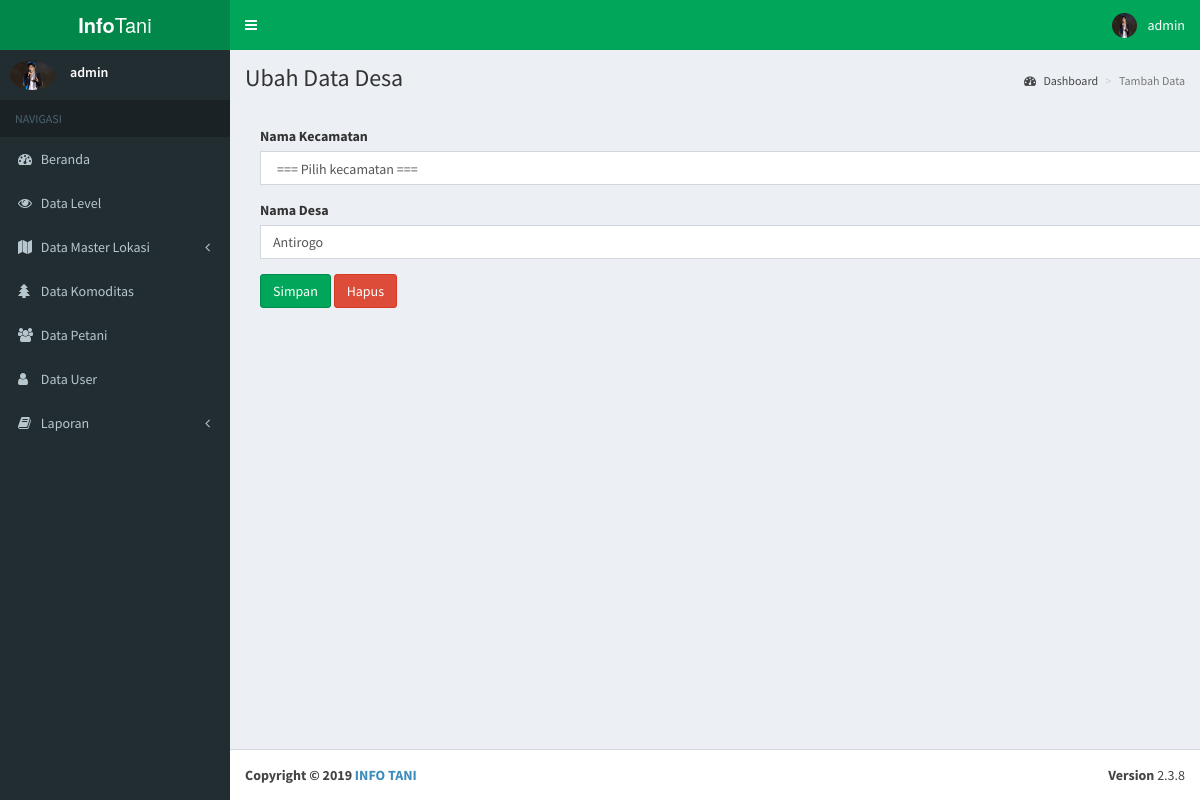
/Pages/Admin/ubahdesa.php?id=1 (signed in), run on the app's committed database.
### tables this page shows
CREATE TABLE `user` (
  `ID_USER` int(11) NOT NULL,
  `ID_LEVEL` int(11) DEFAULT NULL,
  `USERNAME` varchar(20) DEFAULT NULL,
  `PASSWORD` varchar(255) DEFAULT NULL,
  `FOTO_USER` varchar(18) DEFAULT NULL
);

CREATE TABLE `desa` (
  `ID_DESA` int(11) NOT NULL,
  `ID_KECAMATAN` int(11) DEFAULT NULL,
  `NAMA_DESA` varchar(20) DEFAULT NULL
);

### controller/session.php (called while the page is built, shortened)
<?php
include "./koneksi.php";
$user_check=$_SESSION['USERNAME'];
$sql = "select * from user where USERNAME='$user_check'" ;
$ses_sql=mysqli_query($koneksi,$sql);
$row = mysqli_fetch_assoc($ses_sql);
$gambar = $row['FOTO_USER'];
?>

### Pages/Admin/ubahdesa.php (the view, shortened to what this page needs)
<!DOCTYPE html>
<html>
<?php
        include "../_partials/head.php";
?>
<body class="hold-transition skin-green sidebar-mini">
<div class="wrapper">
    <?php
            include "../_partials/header.php";
    ?>
  <aside class="main-sidebar">
    <?php
        include "../_partials/sidebar.php";
    ?>
  </aside>
  <div class="content-wrapper">
    <section class="content-header">
      <h1>
        Ubah Data Desa
      </h1>
      <ol class="breadcrumb">
        <li><a href="index.php"><i class="fa fa-dashboard"></i> Dashboard</a></li>
        <li class="active">Tambah Data</li>
      </ol>
    </section>
    <section class="content">
        <div class="container">
            <br>
            <form method="post" action="../../controller/admin/controllerdesa.php">
                <?php
                require_once "../../controller/koneksi.php";
                if(isset($_GET['id'])) {
                    $id = $_GET['id'];
                    $query = mysqli_query($koneksi, "SELECT * FROM desa WHERE ID_DESA='$id'");
                    while ($data = mysqli_fetch_array($query)) {?>
                <div class="form-group">
                    <label>Nama Kecamatan</label>
                    <?php
                        $query = "select * from kecamatan";
                        echo "<select name='idkecamatan' class='form-control' onchange='changeValue(this.value)' required>";
                        echo "<option value='' selected>=== Pilih kecamatan ===</option>";
                       echo "</select>";
                   ?>
                </div>
                <div class="form-group">
                    <label>Nama Desa</label>
                    <input type="text" class="form-control" value="<?php echo $data['NAMA_DESA']?>" name="namadesa" required onkeypress="return hanyaTulisan(event)">
                </div>
                <input type="submit" name="ubah" class="btn btn-success" value="Simpan">
                <input type="reset" name="reset" class="btn btn-danger" value="Hapus">
            </form>
            <?php
        }} ?>
        </div>
    </section>
    <br><br>
    </div>
  <?php
        include "../_partials/footer.php";
  ?>
</div>
</body>
</html>

### Pages/_partials/header.php (shortened to what this page needs)
<?php
    require_once "../../controller/koneksi.php";
    include "../../controller/session.php";
      ?>
<header class="main-header">
  <a href="../frontend/index.php" class="logo">
    <span class="logo-lg"><b>Info</b>Tani</span>
  </a>
  <nav class="navbar navbar-static-top">
    <a href="#" class="sidebar-toggle" data-toggle="offcanvas" role="button">
    </a>
    <div class="navbar-custom-menu">
      <ul class="nav navbar-nav">
        <li class="dropdown user user-menu">
          <a href="#" class="dropdown-toggle" data-toggle="dropdown">
            <img src="../../img/user/<?php echo $gambar;?>" class="user-image" alt="User Image">
            <span class="hidden-xs"><?php echo $_SESSION['USERNAME'] ?></span>
          </a>
        </li>
      </ul>
    </div>
  </nav>
</header>

### Pages/_partials/sidebar.php (shortened to what this page needs)
<section class="sidebar">
  <div class="user-panel">
    <div class="pull-left image">
      <img src="../../img/user/<?php echo $gambar;?>" class="img-circle" alt="User Image">
    </div>
    <div class="pull-left info">
      <p><?php echo $_SESSION['USERNAME'] ?></p>
    </div>
  </div>
  <ul class="sidebar-menu">
    <li class="header">NAVIGASI</li>
    <li class="treeview">
      <a href="./index.php">
        <i class="fa fa-dashboard"></i> <span>Beranda</span>
      </a>
    </li>
    <li class="treeview">
      <a href="./viewlevel.php">
        <i class="fa fa-eye"></i> <span>Data Level</span>
      </a>
    </li>
    <li class="treeview">
      <a href="#">
        <i class="fa fa-map"></i> <span>Data Master Lokasi</span>
        <span class="pull-right-container">
          <i class="fa fa-angle-left pull-right"></i>
        </span>
      </a>
    </li>
    <li class="treeview">
      <a href="./viewkomoditas.php">
        <i class="fa fa-tree"></i> <span>Data Komoditas</span>
      </a>
    </li>
    <li class="treeview">
      <a href="./viewpetani.php">
        <i class="fa fa-users"></i> <span>Data Petani</span>
      </a>
    </li>
    <li class="treeview">
      <a href="./viewuser.php">
        <i class="fa fa-user"></i> <span>Data User</span>
      </a>
    </li>
    <li class="treeview">
      <a href="#">
        <i class="fa fa-book"></i> <span>Laporan</span>
        <span class="pull-right-container">
          <i class="fa fa-angle-left pull-right"></i>
        </span>
      </a>
    </li>
  </ul>
  </section>

### data on the page
user: FOTO_USER (picture)
desa: namadesa "Antirogo"

### other printed values
$_SESSION['USERNAME'] "admin"
